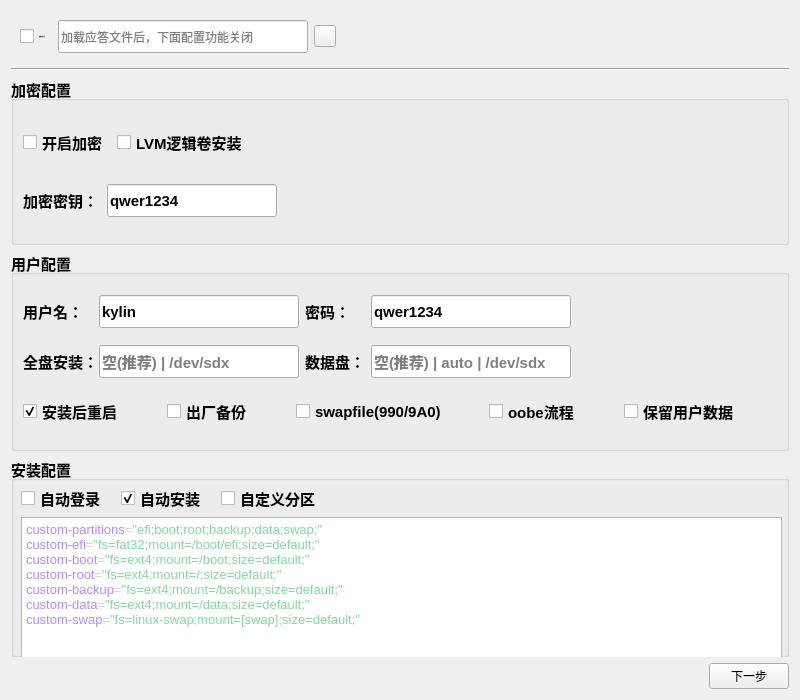
<?xml version="1.0" encoding="UTF-8"?>
<ui version="4.0">
 <class>AUTO</class>
 <widget class="QWidget" name="AUTO">
  <property name="geometry">
   <rect>
    <x>0</x>
    <y>0</y>
    <width>800</width>
    <height>700</height>
   </rect>
  </property>
  <property name="sizePolicy">
   <sizepolicy hsizetype="Expanding" vsizetype="Expanding">
    <horstretch>0</horstretch>
    <verstretch>0</verstretch>
   </sizepolicy>
  </property>
  <property name="minimumSize">
   <size>
    <width>800</width>
    <height>700</height>
   </size>
  </property>
  <property name="maximumSize">
   <size>
    <width>800</width>
    <height>700</height>
   </size>
  </property>
  <property name="windowTitle">
   <string>Form</string>
  </property>
  <layout class="QVBoxLayout" name="verticalLayout_3">
   <item>
    <layout class="QHBoxLayout" name="horizontalLayout_4">
     <property name="leftMargin">
      <number>9</number>
     </property>
     <property name="topMargin">
      <number>9</number>
     </property>
     <property name="rightMargin">
      <number>9</number>
     </property>
     <property name="bottomMargin">
      <number>9</number>
     </property>
     <item>
      <widget class="CheckBox" name="CheckBox_Cfg">
       <property name="minimumSize">
        <size>
         <width>29</width>
         <height>22</height>
        </size>
       </property>
       <property name="maximumSize">
        <size>
         <width>120</width>
         <height>33</height>
        </size>
       </property>
       <property name="font">
        <font>
         <family>Segoe UI</family>
         <pointsize>-1</pointsize>
         <weight>50</weight>
         <italic>false</italic>
         <bold>false</bold>
        </font>
       </property>
       <property name="text">
        <string>加载应答文件：</string>
       </property>
       <property name="tristate">
        <bool>false</bool>
       </property>
      </widget>
     </item>
     <item>
      <widget class="LineEdit" name="LineEdit_Import">
       <property name="sizePolicy">
        <sizepolicy hsizetype="Preferred" vsizetype="Preferred">
         <horstretch>0</horstretch>
         <verstretch>0</verstretch>
        </sizepolicy>
       </property>
       <property name="minimumSize">
        <size>
         <width>250</width>
         <height>33</height>
        </size>
       </property>
       <property name="maximumSize">
        <size>
         <width>16777215</width>
         <height>33</height>
        </size>
       </property>
       <property name="text">
        <string/>
       </property>
       <property name="placeholderText">
        <string>加载应答文件后，下面配置功能关闭</string>
       </property>
      </widget>
     </item>
     <item>
      <widget class="PrimaryToolButton" name="PrimaryToolButton_Import">
       <property name="minimumSize">
        <size>
         <width>22</width>
         <height>22</height>
        </size>
       </property>
       <property name="maximumSize">
        <size>
         <width>22</width>
         <height>22</height>
        </size>
       </property>
      </widget>
     </item>
     <item>
      <spacer name="horizontalSpacer_3">
       <property name="orientation">
        <enum>Qt::Horizontal</enum>
       </property>
       <property name="sizeHint" stdset="0">
        <size>
         <width>40</width>
         <height>20</height>
        </size>
       </property>
      </spacer>
     </item>
    </layout>
   </item>
   <item>
    <widget class="Line" name="line">
     <property name="orientation">
      <enum>Qt::Horizontal</enum>
     </property>
    </widget>
   </item>
   <item>
    <widget class="QGroupBox" name="Group_Encrypty">
     <property name="sizePolicy">
      <sizepolicy hsizetype="Expanding" vsizetype="Expanding">
       <horstretch>0</horstretch>
       <verstretch>0</verstretch>
      </sizepolicy>
     </property>
     <property name="minimumSize">
      <size>
       <width>0</width>
       <height>0</height>
      </size>
     </property>
     <property name="maximumSize">
      <size>
       <width>16777215</width>
       <height>16777215</height>
      </size>
     </property>
     <property name="font">
      <font>
       <family>Segoe UI</family>
       <pointsize>11</pointsize>
       <weight>75</weight>
       <bold>true</bold>
      </font>
     </property>
     <property name="toolTip">
      <string/>
     </property>
     <property name="statusTip">
      <string/>
     </property>
     <property name="title">
      <string>加密配置</string>
     </property>
     <layout class="QVBoxLayout" name="verticalLayout">
      <property name="spacing">
       <number>9</number>
      </property>
      <property name="leftMargin">
       <number>9</number>
      </property>
      <property name="topMargin">
       <number>9</number>
      </property>
      <property name="rightMargin">
       <number>9</number>
      </property>
      <property name="bottomMargin">
       <number>9</number>
      </property>
      <item>
       <layout class="QHBoxLayout" name="horizontalLayout_2">
        <item>
         <widget class="CheckBox" name="CheckBox_Encrypty">
          <property name="minimumSize">
           <size>
            <width>29</width>
            <height>22</height>
           </size>
          </property>
          <property name="maximumSize">
           <size>
            <width>100</width>
            <height>33</height>
           </size>
          </property>
          <property name="text">
           <string>开启加密</string>
          </property>
         </widget>
        </item>
        <item>
         <widget class="CheckBox" name="CheckBox_Lvm">
          <property name="sizePolicy">
           <sizepolicy hsizetype="Minimum" vsizetype="Fixed">
            <horstretch>0</horstretch>
            <verstretch>0</verstretch>
           </sizepolicy>
          </property>
          <property name="minimumSize">
           <size>
            <width>29</width>
            <height>22</height>
           </size>
          </property>
          <property name="maximumSize">
           <size>
            <width>16777215</width>
            <height>33</height>
           </size>
          </property>
          <property name="text">
           <string>LVM逻辑卷安装</string>
          </property>
         </widget>
        </item>
        <item>
         <spacer name="horizontalSpacer_2">
          <property name="orientation">
           <enum>Qt::Horizontal</enum>
          </property>
          <property name="sizeHint" stdset="0">
           <size>
            <width>40</width>
            <height>20</height>
           </size>
          </property>
         </spacer>
        </item>
       </layout>
      </item>
      <item>
       <layout class="QHBoxLayout" name="horizontalLayout">
        <item>
         <widget class="BodyLabel" name="BodyLabel_2">
          <property name="sizePolicy">
           <sizepolicy hsizetype="Preferred" vsizetype="Fixed">
            <horstretch>0</horstretch>
            <verstretch>0</verstretch>
           </sizepolicy>
          </property>
          <property name="minimumSize">
           <size>
            <width>60</width>
            <height>33</height>
           </size>
          </property>
          <property name="maximumSize">
           <size>
            <width>150</width>
            <height>33</height>
           </size>
          </property>
          <property name="text">
           <string>加密密钥：</string>
          </property>
          <property name="buddy">
           <cstring>LineEdit_EncryptyPWD</cstring>
          </property>
         </widget>
        </item>
        <item>
         <widget class="LineEdit" name="LineEdit_EncryptyPWD">
          <property name="sizePolicy">
           <sizepolicy hsizetype="Preferred" vsizetype="Preferred">
            <horstretch>0</horstretch>
            <verstretch>0</verstretch>
           </sizepolicy>
          </property>
          <property name="minimumSize">
           <size>
            <width>170</width>
            <height>33</height>
           </size>
          </property>
          <property name="maximumSize">
           <size>
            <width>170</width>
            <height>33</height>
           </size>
          </property>
          <property name="text">
           <string>qwer1234</string>
          </property>
          <property name="placeholderText">
           <string/>
          </property>
         </widget>
        </item>
        <item>
         <spacer name="horizontalSpacer">
          <property name="orientation">
           <enum>Qt::Horizontal</enum>
          </property>
          <property name="sizeHint" stdset="0">
           <size>
            <width>40</width>
            <height>20</height>
           </size>
          </property>
         </spacer>
        </item>
       </layout>
      </item>
     </layout>
    </widget>
   </item>
   <item>
    <widget class="QGroupBox" name="Group_UserConfig">
     <property name="sizePolicy">
      <sizepolicy hsizetype="Expanding" vsizetype="Expanding">
       <horstretch>0</horstretch>
       <verstretch>0</verstretch>
      </sizepolicy>
     </property>
     <property name="minimumSize">
      <size>
       <width>600</width>
       <height>200</height>
      </size>
     </property>
     <property name="maximumSize">
      <size>
       <width>16777215</width>
       <height>16777215</height>
      </size>
     </property>
     <property name="font">
      <font>
       <family>Segoe UI</family>
       <pointsize>11</pointsize>
       <weight>75</weight>
       <bold>true</bold>
      </font>
     </property>
     <property name="toolTip">
      <string/>
     </property>
     <property name="statusTip">
      <string/>
     </property>
     <property name="title">
      <string>用户配置</string>
     </property>
     <layout class="QVBoxLayout" name="verticalLayout_2">
      <item>
       <layout class="QHBoxLayout" name="horizontalLayout_5">
        <item>
         <widget class="BodyLabel" name="BodyLabel_5">
          <property name="minimumSize">
           <size>
            <width>70</width>
            <height>33</height>
           </size>
          </property>
          <property name="maximumSize">
           <size>
            <width>70</width>
            <height>33</height>
           </size>
          </property>
          <property name="text">
           <string>用户名：</string>
          </property>
          <property name="buddy">
           <cstring>LineEdit_UserName</cstring>
          </property>
         </widget>
        </item>
        <item>
         <widget class="LineEdit" name="LineEdit_UserName">
          <property name="minimumSize">
           <size>
            <width>200</width>
            <height>33</height>
           </size>
          </property>
          <property name="maximumSize">
           <size>
            <width>200</width>
            <height>33</height>
           </size>
          </property>
          <property name="text">
           <string>kylin</string>
          </property>
         </widget>
        </item>
        <item>
         <widget class="BodyLabel" name="BodyLabel_6">
          <property name="minimumSize">
           <size>
            <width>60</width>
            <height>33</height>
           </size>
          </property>
          <property name="maximumSize">
           <size>
            <width>60</width>
            <height>33</height>
           </size>
          </property>
          <property name="text">
           <string>密码：</string>
          </property>
          <property name="buddy">
           <cstring>LineEdit_UserPWD</cstring>
          </property>
         </widget>
        </item>
        <item>
         <widget class="LineEdit" name="LineEdit_UserPWD">
          <property name="minimumSize">
           <size>
            <width>200</width>
            <height>33</height>
           </size>
          </property>
          <property name="maximumSize">
           <size>
            <width>200</width>
            <height>33</height>
           </size>
          </property>
          <property name="text">
           <string>qwer1234</string>
          </property>
         </widget>
        </item>
        <item>
         <spacer name="horizontalSpacer_8">
          <property name="orientation">
           <enum>Qt::Horizontal</enum>
          </property>
          <property name="sizeHint" stdset="0">
           <size>
            <width>40</width>
            <height>20</height>
           </size>
          </property>
         </spacer>
        </item>
       </layout>
      </item>
      <item>
       <layout class="QHBoxLayout" name="horizontalLayout_6">
        <item>
         <widget class="BodyLabel" name="BodyLabel_7">
          <property name="minimumSize">
           <size>
            <width>70</width>
            <height>33</height>
           </size>
          </property>
          <property name="maximumSize">
           <size>
            <width>70</width>
            <height>33</height>
           </size>
          </property>
          <property name="text">
           <string>全盘安装：</string>
          </property>
          <property name="buddy">
           <cstring>LineEdit_Devpath</cstring>
          </property>
         </widget>
        </item>
        <item>
         <widget class="LineEdit" name="LineEdit_Devpath">
          <property name="minimumSize">
           <size>
            <width>200</width>
            <height>33</height>
           </size>
          </property>
          <property name="maximumSize">
           <size>
            <width>200</width>
            <height>33</height>
           </size>
          </property>
          <property name="text">
           <string/>
          </property>
          <property name="placeholderText">
           <string>空(推荐) | /dev/sdx</string>
          </property>
         </widget>
        </item>
        <item>
         <widget class="BodyLabel" name="BodyLabel">
          <property name="minimumSize">
           <size>
            <width>60</width>
            <height>0</height>
           </size>
          </property>
          <property name="maximumSize">
           <size>
            <width>60</width>
            <height>16777215</height>
           </size>
          </property>
          <property name="text">
           <string>数据盘：</string>
          </property>
         </widget>
        </item>
        <item>
         <widget class="LineEdit" name="LineEdit_DataDevicePath">
          <property name="minimumSize">
           <size>
            <width>200</width>
            <height>33</height>
           </size>
          </property>
          <property name="maximumSize">
           <size>
            <width>200</width>
            <height>33</height>
           </size>
          </property>
          <property name="placeholderText">
           <string>空(推荐) | auto | /dev/sdx</string>
          </property>
         </widget>
        </item>
        <item>
         <spacer name="horizontalSpacer_5">
          <property name="orientation">
           <enum>Qt::Horizontal</enum>
          </property>
          <property name="sizeHint" stdset="0">
           <size>
            <width>40</width>
            <height>20</height>
           </size>
          </property>
         </spacer>
        </item>
       </layout>
      </item>
      <item>
       <layout class="QHBoxLayout" name="horizontalLayout_8">
        <item>
         <widget class="CheckBox" name="CheckBox_Reboot">
          <property name="minimumSize">
           <size>
            <width>29</width>
            <height>22</height>
           </size>
          </property>
          <property name="maximumSize">
           <size>
            <width>110</width>
            <height>33</height>
           </size>
          </property>
          <property name="text">
           <string>安装后重启</string>
          </property>
          <property name="checked">
           <bool>true</bool>
          </property>
         </widget>
        </item>
        <item>
         <spacer name="horizontalSpacer_4">
          <property name="orientation">
           <enum>Qt::Horizontal</enum>
          </property>
          <property name="sizeHint" stdset="0">
           <size>
            <width>40</width>
            <height>20</height>
           </size>
          </property>
         </spacer>
        </item>
        <item>
         <widget class="CheckBox" name="CheckBox_Backup">
          <property name="minimumSize">
           <size>
            <width>29</width>
            <height>22</height>
           </size>
          </property>
          <property name="maximumSize">
           <size>
            <width>110</width>
            <height>33</height>
           </size>
          </property>
          <property name="text">
           <string>出厂备份</string>
          </property>
         </widget>
        </item>
        <item>
         <spacer name="horizontalSpacer_9">
          <property name="orientation">
           <enum>Qt::Horizontal</enum>
          </property>
          <property name="sizeHint" stdset="0">
           <size>
            <width>40</width>
            <height>20</height>
           </size>
          </property>
         </spacer>
        </item>
        <item>
         <widget class="CheckBox" name="CheckBox_swapfile">
          <property name="minimumSize">
           <size>
            <width>29</width>
            <height>22</height>
           </size>
          </property>
          <property name="maximumSize">
           <size>
            <width>150</width>
            <height>33</height>
           </size>
          </property>
          <property name="text">
           <string>swapfile(990/9A0)</string>
          </property>
         </widget>
        </item>
        <item>
         <spacer name="horizontalSpacer_10">
          <property name="orientation">
           <enum>Qt::Horizontal</enum>
          </property>
          <property name="sizeHint" stdset="0">
           <size>
            <width>40</width>
            <height>20</height>
           </size>
          </property>
         </spacer>
        </item>
        <item>
         <widget class="CheckBox" name="CheckBox_Oobe">
          <property name="minimumSize">
           <size>
            <width>29</width>
            <height>22</height>
           </size>
          </property>
          <property name="maximumSize">
           <size>
            <width>100</width>
            <height>33</height>
           </size>
          </property>
          <property name="text">
           <string>oobe流程</string>
          </property>
         </widget>
        </item>
        <item>
         <spacer name="horizontalSpacer_11">
          <property name="orientation">
           <enum>Qt::Horizontal</enum>
          </property>
          <property name="sizeHint" stdset="0">
           <size>
            <width>40</width>
            <height>20</height>
           </size>
          </property>
         </spacer>
        </item>
        <item>
         <widget class="CheckBox" name="CheckBox_unformat">
          <property name="minimumSize">
           <size>
            <width>29</width>
            <height>22</height>
           </size>
          </property>
          <property name="maximumSize">
           <size>
            <width>130</width>
            <height>33</height>
           </size>
          </property>
          <property name="text">
           <string>保留用户数据</string>
          </property>
         </widget>
        </item>
        <item>
         <spacer name="horizontalSpacer_6">
          <property name="orientation">
           <enum>Qt::Horizontal</enum>
          </property>
          <property name="sizeHint" stdset="0">
           <size>
            <width>40</width>
            <height>20</height>
           </size>
          </property>
         </spacer>
        </item>
       </layout>
      </item>
     </layout>
    </widget>
   </item>
   <item>
    <widget class="QGroupBox" name="Group_Config">
     <property name="sizePolicy">
      <sizepolicy hsizetype="Expanding" vsizetype="Expanding">
       <horstretch>0</horstretch>
       <verstretch>0</verstretch>
      </sizepolicy>
     </property>
     <property name="minimumSize">
      <size>
       <width>0</width>
       <height>200</height>
      </size>
     </property>
     <property name="maximumSize">
      <size>
       <width>16777215</width>
       <height>16777215</height>
      </size>
     </property>
     <property name="font">
      <font>
       <family>Segoe UI</family>
       <pointsize>11</pointsize>
       <weight>75</weight>
       <bold>true</bold>
      </font>
     </property>
     <property name="toolTip">
      <string/>
     </property>
     <property name="statusTip">
      <string/>
     </property>
     <property name="title">
      <string>安装配置</string>
     </property>
     <widget class="CheckBox" name="CheckBox_Autologin">
      <property name="geometry">
       <rect>
        <x>10</x>
        <y>30</y>
        <width>93</width>
        <height>22</height>
       </rect>
      </property>
      <property name="text">
       <string>自动登录</string>
      </property>
     </widget>
     <widget class="CheckBox" name="CheckBox_Automatic">
      <property name="geometry">
       <rect>
        <x>110</x>
        <y>30</y>
        <width>93</width>
        <height>22</height>
       </rect>
      </property>
      <property name="text">
       <string>自动安装</string>
      </property>
      <property name="checked">
       <bool>true</bool>
      </property>
     </widget>
     <widget class="TextEdit" name="TextEdit_Custom">
      <property name="geometry">
       <rect>
        <x>10</x>
        <y>60</y>
        <width>761</width>
        <height>171</height>
       </rect>
      </property>
      <property name="html">
       <string>&lt;!DOCTYPE HTML PUBLIC &quot;-//W3C//DTD HTML 4.0//EN&quot; &quot;http://www.w3.org/TR/REC-html40/strict.dtd&quot;&gt;
&lt;html&gt;&lt;head&gt;&lt;meta name=&quot;qrichtext&quot; content=&quot;1&quot; /&gt;&lt;style type=&quot;text/css&quot;&gt;
p, li { white-space: pre-wrap; }
&lt;/style&gt;&lt;/head&gt;&lt;body style=&quot; font-family:'Segoe UI','Microsoft YaHei','PingFang SC','SimSun'; font-size:14px; font-weight:400; font-style:normal;&quot;&gt;
&lt;p style=&quot; margin-top:0px; margin-bottom:0px; margin-left:0px; margin-right:0px; -qt-block-indent:0; text-indent:0px;&quot;&gt;&lt;span style=&quot; font-family:'JetBrains Mono','Consolas','Courier New','monospace'; font-size:13px; color:#b38cff;&quot;&gt;custom-partitions&lt;/span&gt;&lt;span style=&quot; font-family:'JetBrains Mono','Consolas','Courier New','monospace'; font-size:13px; color:#d4d4d4;&quot;&gt;=&lt;/span&gt;&lt;span style=&quot; font-family:'JetBrains Mono','Consolas','Courier New','monospace'; font-size:13px; color:#82d99f;&quot;&gt;&amp;quot;efi;boot;root;backup;data;swap;&amp;quot;&lt;/span&gt;&lt;/p&gt;
&lt;p style=&quot; margin-top:0px; margin-bottom:0px; margin-left:0px; margin-right:0px; -qt-block-indent:0; text-indent:0px;&quot;&gt;&lt;span style=&quot; font-family:'JetBrains Mono','Consolas','Courier New','monospace'; font-size:13px; color:#b38cff;&quot;&gt;custom-efi&lt;/span&gt;&lt;span style=&quot; font-family:'JetBrains Mono','Consolas','Courier New','monospace'; font-size:13px; color:#d4d4d4;&quot;&gt;=&lt;/span&gt;&lt;span style=&quot; font-family:'JetBrains Mono','Consolas','Courier New','monospace'; font-size:13px; color:#82d99f;&quot;&gt;&amp;quot;fs=fat32;mount=/boot/efi;size=default;&amp;quot;&lt;/span&gt;&lt;/p&gt;
&lt;p style=&quot; margin-top:0px; margin-bottom:0px; margin-left:0px; margin-right:0px; -qt-block-indent:0; text-indent:0px;&quot;&gt;&lt;span style=&quot; font-family:'JetBrains Mono','Consolas','Courier New','monospace'; font-size:13px; color:#b38cff;&quot;&gt;custom-boot&lt;/span&gt;&lt;span style=&quot; font-family:'JetBrains Mono','Consolas','Courier New','monospace'; font-size:13px; color:#d4d4d4;&quot;&gt;=&lt;/span&gt;&lt;span style=&quot; font-family:'JetBrains Mono','Consolas','Courier New','monospace'; font-size:13px; color:#82d99f;&quot;&gt;&amp;quot;fs=ext4;mount=/boot;size=default;&amp;quot;&lt;/span&gt;&lt;/p&gt;
&lt;p style=&quot; margin-top:0px; margin-bottom:0px; margin-left:0px; margin-right:0px; -qt-block-indent:0; text-indent:0px;&quot;&gt;&lt;span style=&quot; font-family:'JetBrains Mono','Consolas','Courier New','monospace'; font-size:13px; color:#b38cff;&quot;&gt;custom-root&lt;/span&gt;&lt;span style=&quot; font-family:'JetBrains Mono','Consolas','Courier New','monospace'; font-size:13px; color:#d4d4d4;&quot;&gt;=&lt;/span&gt;&lt;span style=&quot; font-family:'JetBrains Mono','Consolas','Courier New','monospace'; font-size:13px; color:#82d99f;&quot;&gt;&amp;quot;fs=ext4;mount=/;size=default;&amp;quot;&lt;/span&gt;&lt;/p&gt;
&lt;p style=&quot; margin-top:0px; margin-bottom:0px; margin-left:0px; margin-right:0px; -qt-block-indent:0; text-indent:0px;&quot;&gt;&lt;span style=&quot; font-family:'JetBrains Mono','Consolas','Courier New','monospace'; font-size:13px; color:#b38cff;&quot;&gt;custom-backup&lt;/span&gt;&lt;span style=&quot; font-family:'JetBrains Mono','Consolas','Courier New','monospace'; font-size:13px; color:#d4d4d4;&quot;&gt;=&lt;/span&gt;&lt;span style=&quot; font-family:'JetBrains Mono','Consolas','Courier New','monospace'; font-size:13px; color:#82d99f;&quot;&gt;&amp;quot;fs=ext4;mount=/backup;size=default;&amp;quot;&lt;/span&gt;&lt;/p&gt;
&lt;p style=&quot; margin-top:0px; margin-bottom:0px; margin-left:0px; margin-right:0px; -qt-block-indent:0; text-indent:0px;&quot;&gt;&lt;span style=&quot; font-family:'JetBrains Mono','Consolas','Courier New','monospace'; font-size:13px; color:#b38cff;&quot;&gt;custom-data&lt;/span&gt;&lt;span style=&quot; font-family:'JetBrains Mono','Consolas','Courier New','monospace'; font-size:13px; color:#d4d4d4;&quot;&gt;=&lt;/span&gt;&lt;span style=&quot; font-family:'JetBrains Mono','Consolas','Courier New','monospace'; font-size:13px; color:#82d99f;&quot;&gt;&amp;quot;fs=ext4;mount=/data;size=default;&amp;quot;&lt;/span&gt;&lt;/p&gt;
&lt;p style=&quot; margin-top:0px; margin-bottom:0px; margin-left:0px; margin-right:0px; -qt-block-indent:0; text-indent:0px;&quot;&gt;&lt;span style=&quot; font-family:'JetBrains Mono','Consolas','Courier New','monospace'; font-size:13px; color:#b38cff;&quot;&gt;custom-swap&lt;/span&gt;&lt;span style=&quot; font-family:'JetBrains Mono','Consolas','Courier New','monospace'; font-size:13px; color:#d4d4d4;&quot;&gt;=&lt;/span&gt;&lt;span style=&quot; font-family:'JetBrains Mono','Consolas','Courier New','monospace'; font-size:13px; color:#82d99f;&quot;&gt;&amp;quot;fs=linux-swap;mount=[swap];size=default;&amp;quot;&lt;/span&gt;&lt;/p&gt;&lt;/body&gt;&lt;/html&gt;</string>
      </property>
     </widget>
     <widget class="CheckBox" name="CheckBox_Custom">
      <property name="geometry">
       <rect>
        <x>210</x>
        <y>30</y>
        <width>101</width>
        <height>22</height>
       </rect>
      </property>
      <property name="text">
       <string>自定义分区</string>
      </property>
     </widget>
    </widget>
   </item>
   <item>
    <layout class="QHBoxLayout" name="horizontalLayout_3">
     <item>
      <spacer name="horizontalSpacer_7">
       <property name="orientation">
        <enum>Qt::Horizontal</enum>
       </property>
       <property name="sizeHint" stdset="0">
        <size>
         <width>40</width>
         <height>20</height>
        </size>
       </property>
      </spacer>
     </item>
     <item>
      <widget class="PrimaryPushButton" name="PrimaryPushButton_ServiceNext">
       <property name="text">
        <string>下一步</string>
       </property>
      </widget>
     </item>
    </layout>
   </item>
  </layout>
 </widget>
 <customwidgets>
  <customwidget>
   <class>CheckBox</class>
   <extends>QCheckBox</extends>
   <header>qfluentwidgets</header>
  </customwidget>
  <customwidget>
   <class>PushButton</class>
   <extends>QPushButton</extends>
   <header>qfluentwidgets</header>
  </customwidget>
  <customwidget>
   <class>PrimaryPushButton</class>
   <extends>PushButton</extends>
   <header>qfluentwidgets</header>
  </customwidget>
  <customwidget>
   <class>ToolButton</class>
   <extends>QToolButton</extends>
   <header>qfluentwidgets</header>
  </customwidget>
  <customwidget>
   <class>PrimaryToolButton</class>
   <extends>ToolButton</extends>
   <header>qfluentwidgets</header>
  </customwidget>
  <customwidget>
   <class>BodyLabel</class>
   <extends>QLabel</extends>
   <header>qfluentwidgets</header>
  </customwidget>
  <customwidget>
   <class>LineEdit</class>
   <extends>QLineEdit</extends>
   <header>qfluentwidgets</header>
  </customwidget>
  <customwidget>
   <class>TextEdit</class>
   <extends>QTextEdit</extends>
   <header>qfluentwidgets</header>
  </customwidget>
 </customwidgets>
 <resources/>
 <connections/>
</ui>
